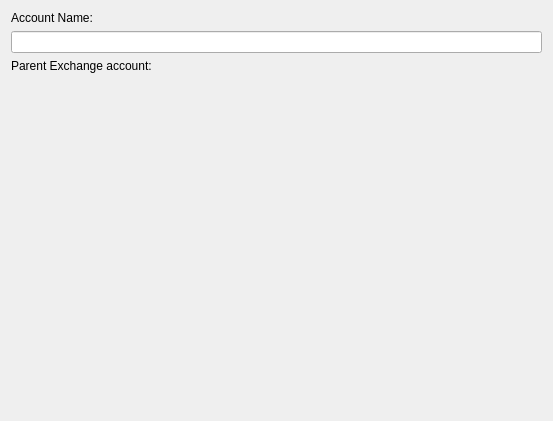
<?xml version="1.0" encoding="UTF-8"?>
<ui version="4.0">
 <class>SetupServerView</class>
 <widget class="QWidget" name="SetupServerView">
  <property name="geometry">
   <rect>
    <x>0</x>
    <y>0</y>
    <width>553</width>
    <height>421</height>
   </rect>
  </property>
  <property name="windowTitle">
   <string>EWS Mail Transport Configuration</string>
  </property>
  <layout class="QVBoxLayout" name="verticalLayout">
   <item>
    <widget class="QLabel" name="accountLabel">
     <property name="text">
      <string>Account Name:</string>
     </property>
    </widget>
   </item>
   <item>
    <widget class="QLineEdit" name="accountName"/>
   </item>
   <item>
    <widget class="QLabel" name="recourceLabel">
     <property name="text">
      <string>Parent Exchange account:</string>
     </property>
    </widget>
   </item>
   <item>
    <widget class="Akonadi::AgentInstanceWidget" name="resourceWidget" native="true">
     <property name="sizePolicy">
      <sizepolicy hsizetype="Preferred" vsizetype="Expanding">
       <horstretch>0</horstretch>
       <verstretch>0</verstretch>
      </sizepolicy>
     </property>
    </widget>
   </item>
  </layout>
 </widget>
 <customwidgets>
  <customwidget>
   <class>Akonadi::AgentInstanceWidget</class>
   <extends>QWidget</extends>
   <header>agentinstancewidget.h</header>
  </customwidget>
 </customwidgets>
 <resources/>
 <connections/>
</ui>
